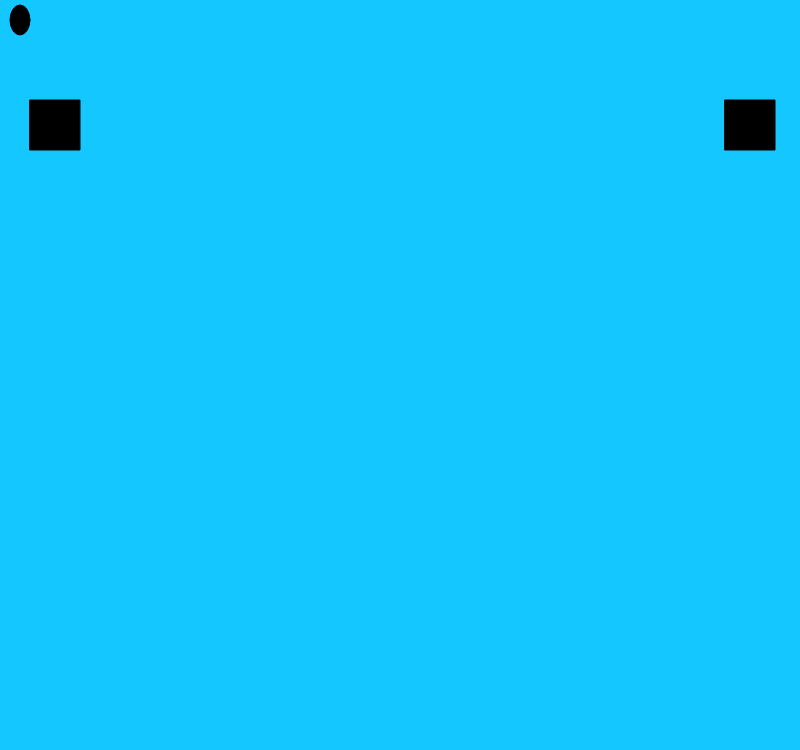
Frame 1 (no input)
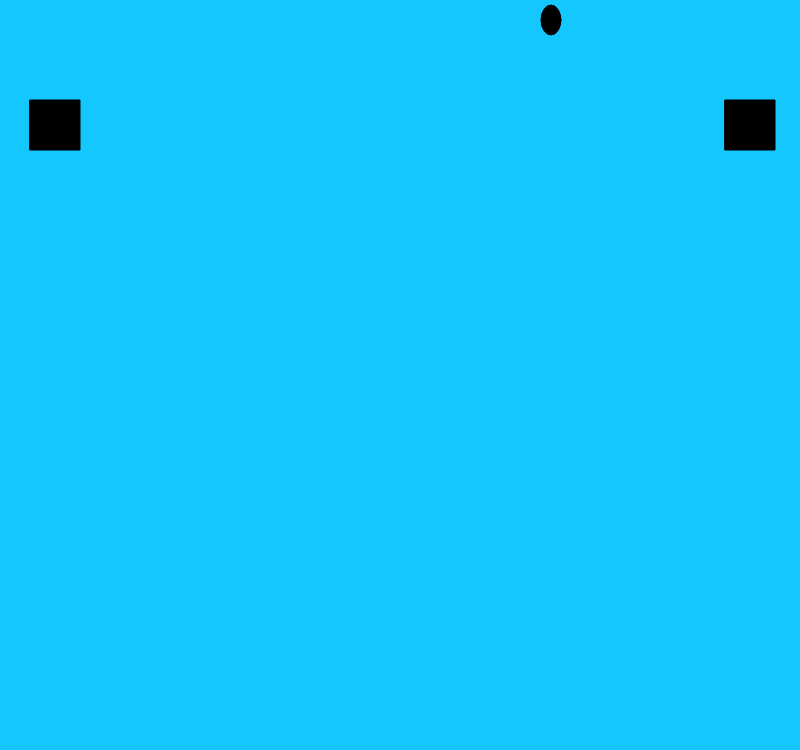
Frame 60 (no input)
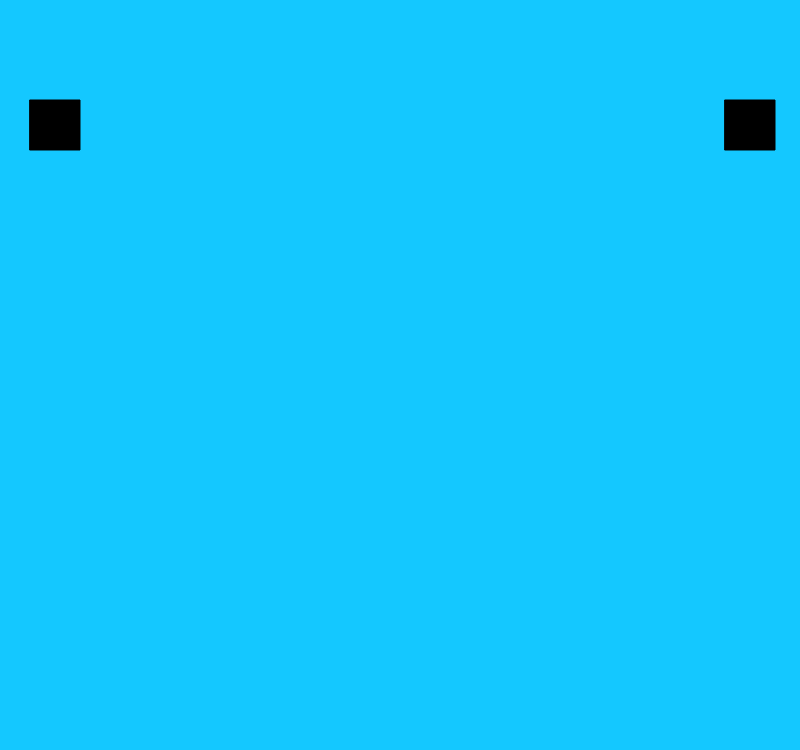
Frame 120 (the mouse pressed at the canvas centre since frame 60)

The p5.js sketch that drew these frames (run headless with seeded random() and noise() and a simulated clock; from frame 60 on, the mouse is pressed at the canvas centre):

// p5.js sketch
// ── sketch.js
var bullet1y=20;
var bullet1x=20;
var bullet2x
var bullet2y
var y2= 100;
var y1 = 100;
var player1 = 0;
var palyer2 = 0;
function setup() {
  createCanvas(800, 750);
}

function draw() {
  background(20, 200, 1000);
  fill(0);
  rect(30,y1, 50);
  ellipse(bullet1x,bullet1y,20,30)
 bullet1x=bullet1x+9; 
 ellipse(bullet2x,bullet2y,20,30)
 bullet2x=bullet2x+9;  
  
  
  rect(725, y2, 50, 50);
  
  
  if (keyIsDown(UP_ARROW)) {
    y2 -= 5;
  }
  if (keyIsDown(DOWN_ARROW)) {
    y2 += 5;
  }
 if (keyIsDown(87)) {
    y1 -= 5;
  }
  if (keyIsDown(83)) {
    y1 += 5;
  }  
  
  
}

function keyPressed() {
  if (key == "e") {
    bullet1x=30;
  bullet1y=y1;
  if(key == "0"){
   bullet2x=725
   bullet2y=y2 
  }
  
  
  }
}
